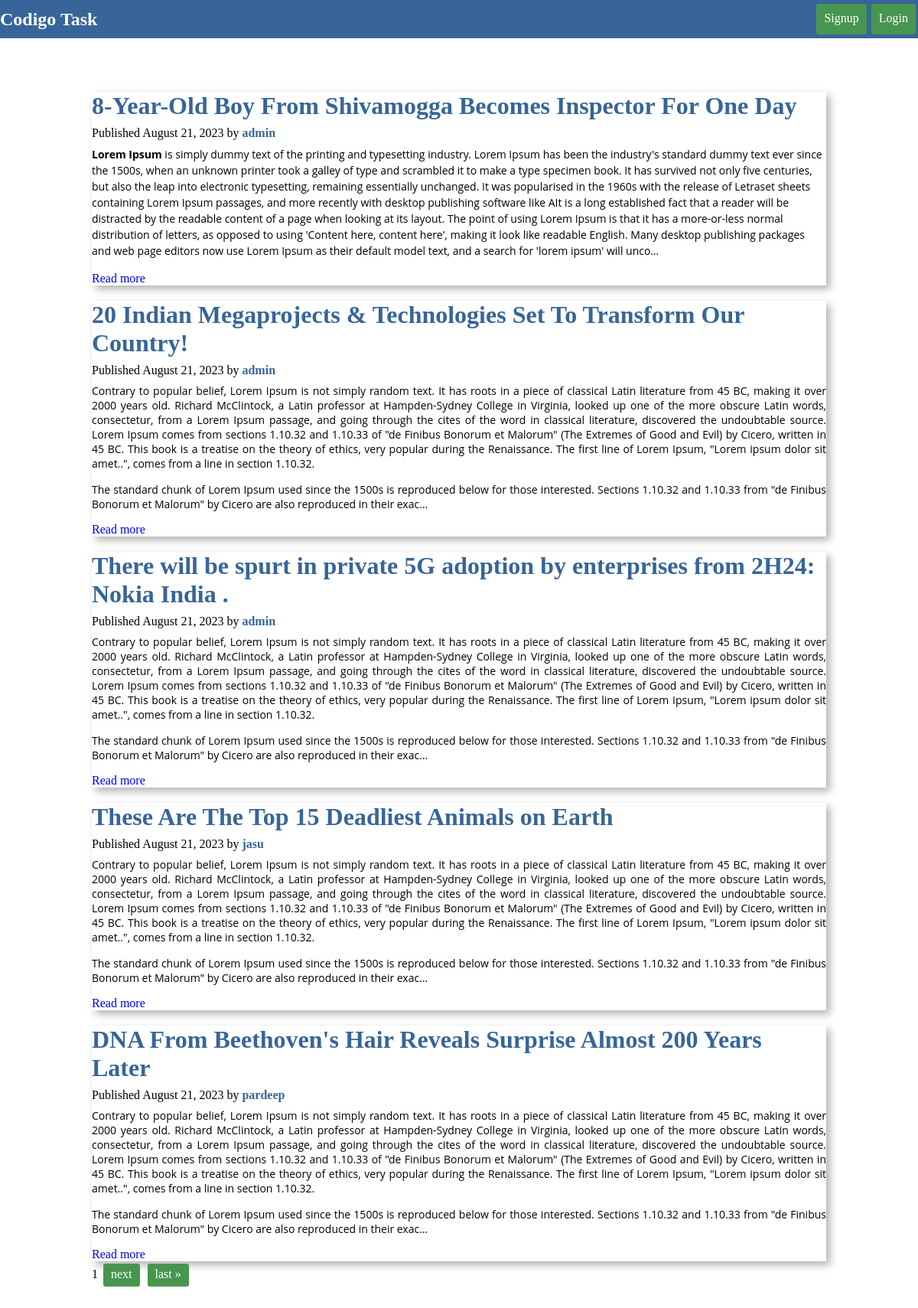
The page / on the database its author committed.
### home/models.py (models this page shows)
class BlogPost(models.Model):
    title = models.CharField(max_length=1000)
    content = FroalaField()
    author = models.ForeignKey(User, on_delete=models.CASCADE)
    created_at = models.DateTimeField(auto_now_add=True)

### home/views.py (the view)
# urls.py: path("", home_page, name="home"),
def home_page(request):
    context = {}
    try:
        blogs = BlogPost.objects.all()
        itmes_per_page = 5
        paginator  = Paginator(blogs, itmes_per_page)
        page_no = request.GET.get("page")
        page_obj = paginator.get_page(page_no)
        context["blogs"] =  page_obj
    except Exception as e:
        messages.error(f"An error occured {e}")
    return render(request, "home.html", context)

### templates/home.html (shortened to what this page needs)
{% extends "base.html" %}
{% block content %}
    <div class="container">
        {% for blog in blogs %}
         <div class="blog-container">
            <div class="blog-post flex">
                <h1>{{blog.title}}</h1>
                <div class="other-detail flex">
                    <p>Published   {{blog.created_at|date:"F d, Y"}}  by <b class="author">{{blog.author}}</b></p>
                </div>
                <div>
                   <p>
                    {{ blog.content|truncatechars_html:1000|safe }}
                    <a href="{% url 'detailblog' blog.id %}" style="text-decoration: none;">Read more</a>
                   </p>
                </div>
            </div>
         </div>
    {% endfor %}
    <div class="pagination">
        <span class="step-links">
            <span class="current-page">{{ blogs.number }}</span>
            {% if blogs.has_next %}
                <a href="?page={{ blogs.next_page_number }}" class="btn">next</a>
                <a href="?page={{ blogs.paginator.num_pages }}" class="btn">last &raquo;</a>
            {% endif %}
        </span>
    </div>
    </div>
{% endblock content %}

### static/css/main.css (style rules this page uses)
* { padding: 0; margin: 0; }
:root { --primary-color : #376599; --secondary-color : #47964f; }
.container { width: 60%; margin: auto; padding: 50px; }
.flex { display: flex; }
.blog-container { box-shadow: 5px 5px 10px rgba(0, 0, 0, 0.3); margin-top: 20px; }
.btn { height: 20px; padding: 10px; color: white; border-radius: 3px; margin: 3px; text-decoration: none; background-color: var(--secondary-color); }
.pagination .btn { display: inline-block; padding: 5px 10px; color: white; border-radius: 3px; margin: 3px; text-decoration: none; background-color: var(--secondary-color); }
.blog-post { flex-direction: column; gap: 8px; }
.blog-post h1 { color: var(--primary-color) ; }
.detail-blog h1, .blog-post h1 { color: var(--primary-color); }
.author { color: var(--primary-color); }
@media (min-width: 768px) { .container { width: 80%; } }

### rows shown on the page
BlogPost: title "8-Year-Old Boy From Shivamogga Becomes Inspector For One Day", created_at "August 21, 2023", author "admin", content "Lorem Ipsum is simply dummy text of the printing and typesetting industry. Lorem Ipsum has been the industry's standard dummy text ever since the 1500s, when an unknown printer took a galley of type and scrambled it to make a type specimen book. It has survived not only five centuries, but also the leap into electronic typesetting, remaining essentially unchanged. It was popularised in the 1960s with the release of Letraset sheets containing Lorem Ipsum passages, and more recently with desktop publishing software like A It is a long established fact that a reader will be distracted by the readable content of a page when looking at its layout. The point of using Lorem Ipsum is that it has a…"
BlogPost: title "20 Indian Megaprojects & Technologies Set To Transform Our Country!", created_at "August 21, 2023", author "admin", content "Contrary to popular belief, Lorem Ipsum is not simply random text. It has roots in a piece of classical Latin literature from 45 BC, making it over 2000 years old. Richard McClintock, a Latin professor at Hampden-Sydney College in Virginia, looked up one of the more obscure Latin words, consectetur, from a Lorem Ipsum passage, and going through the cites of the word in classical literature, discovered the undoubtable source. Lorem Ipsum comes from sections 1.10.32 and 1.10.33 of \"de Finibus Bonorum et Malorum\" (The Extremes of Good and Evil) by Cicero, written in 45 BC. This book is a treatise on the theory of ethics, very popular during the Renaissance. The first line of Lorem Ipsum,…"
BlogPost: title "There will be spurt in private 5G adoption by enterprises from 2H24: Nokia India .", created_at "August 21, 2023", author "admin", content "Contrary to popular belief, Lorem Ipsum is not simply random text. It has roots in a piece of classical Latin literature from 45 BC, making it over 2000 years old. Richard McClintock, a Latin professor at Hampden-Sydney College in Virginia, looked up one of the more obscure Latin words, consectetur, from a Lorem Ipsum passage, and going through the cites of the word in classical literature, discovered the undoubtable source. Lorem Ipsum comes from sections 1.10.32 and 1.10.33 of \"de Finibus Bonorum et Malorum\" (The Extremes of Good and Evil) by Cicero, written in 45 BC. This book is a treatise on the theory of ethics, very popular during the Renaissance. The first line of Lorem Ipsum,…"
BlogPost: title "These Are The Top 15 Deadliest Animals on Earth", created_at "August 21, 2023", author "jasu", content "Contrary to popular belief, Lorem Ipsum is not simply random text. It has roots in a piece of classical Latin literature from 45 BC, making it over 2000 years old. Richard McClintock, a Latin professor at Hampden-Sydney College in Virginia, looked up one of the more obscure Latin words, consectetur, from a Lorem Ipsum passage, and going through the cites of the word in classical literature, discovered the undoubtable source. Lorem Ipsum comes from sections 1.10.32 and 1.10.33 of \"de Finibus Bonorum et Malorum\" (The Extremes of Good and Evil) by Cicero, written in 45 BC. This book is a treatise on the theory of ethics, very popular during the Renaissance. The first line of Lorem Ipsum,…"
BlogPost: title "DNA From Beethoven's Hair Reveals Surprise Almost 200 Years Later", created_at "August 21, 2023", author "pardeep", content "Contrary to popular belief, Lorem Ipsum is not simply random text. It has roots in a piece of classical Latin literature from 45 BC, making it over 2000 years old. Richard McClintock, a Latin professor at Hampden-Sydney College in Virginia, looked up one of the more obscure Latin words, consectetur, from a Lorem Ipsum passage, and going through the cites of the word in classical literature, discovered the undoubtable source. Lorem Ipsum comes from sections 1.10.32 and 1.10.33 of \"de Finibus Bonorum et Malorum\" (The Extremes of Good and Evil) by Cicero, written in 45 BC. This book is a treatise on the theory of ethics, very popular during the Renaissance. The first line of Lorem Ipsum,…"

### other values the page prints
{{ blogs.number }} "1"
